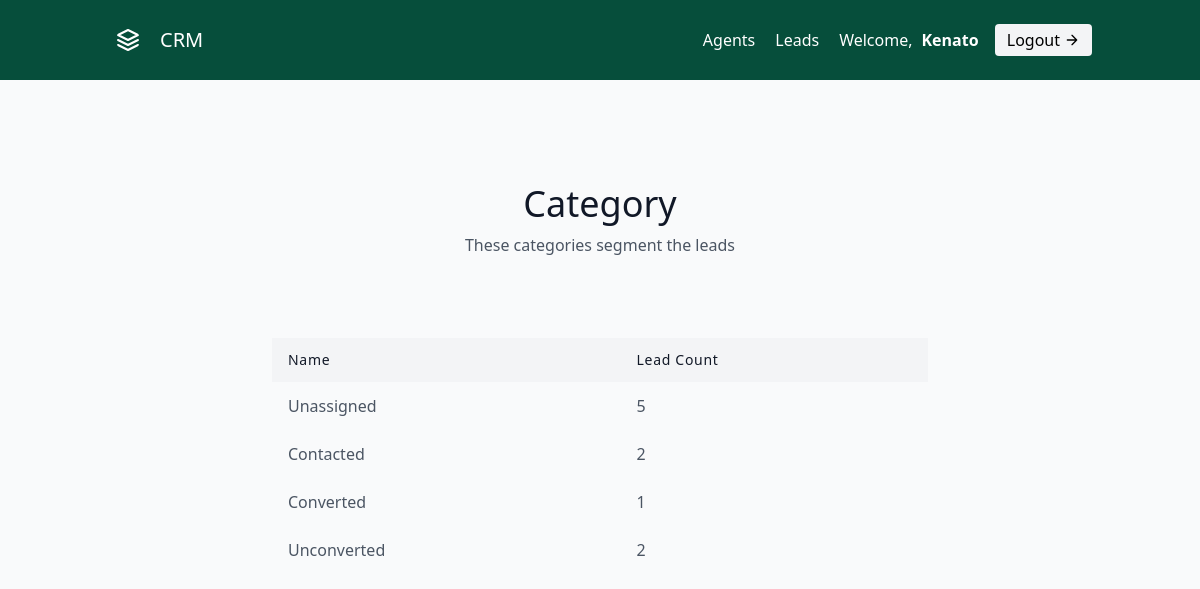
The page /leads/categories/ (signed in) on the database its author committed.
### leads/models.py (models this page shows, shortened)
class User(AbstractUser):
    is_organizer = models.BooleanField(default=True)
    is_agent = models.BooleanField(default=False)

class Category(models.Model):
    name = models.CharField(max_length=30)
    organisation = models.ForeignKey(UserProfile, on_delete=models.CASCADE, default=2)

### leads/views.py (the view)
# urls.py: path('categories/', views.CategoryListView.as_view(), name='category-list'),
class CategoryListView(LoginRequiredMixin, generic.ListView):
    template_name = 'leads/category_list.html'
    context_object_name = "category_list"
    def get_context_data(self, **kwargs):
        context = super(CategoryListView, self).get_context_data(**kwargs)
        user = self.request.user
        if user.is_organizer:
            queryset = Lead.objects.filter(organisation=user.userprofile)
        else:
            queryset = Lead.objects.filter(organisation=user.agent.organisation)
        context.update({
            "ussassigned_lead_count":queryset.filter(category__isnull=True).count(),
            "ussassigned_lead":queryset.filter(category__isnull=True)
        })
        return context
    def get_queryset(self):
        user = self.request.user
        if user.is_organizer:
            queryset = Category.objects.filter(organisation=user.userprofile)
        else:
            queryset = Category.objects.filter(organisation=user.agent.organisation)
        return queryset

### leads/templates/leads/category_list.html (shortened to what this page needs)
{% extends 'base.html' %}
{% block  body %}
    <section class="text-gray-600 body-font">
        <div class="container px-5 py-24 mx-auto">
          <div class="flex flex-col text-center w-full mb-20">
            <h1 class="sm:text-4xl text-3xl font-medium title-font mb-2 text-gray-900">Category</h1>
            <p class="lg:w-2/3 mx-auto leading-relaxed text-base">
                These categories segment the leads
            </p>
          </div>
          <div class="lg:w-2/3 w-full mx-auto overflow-auto">
            <table class="table-auto w-full text-left whitespace-no-wrap">
              <thead>
                <tr>
                  <th class="px-4 py-3 title-font tracking-wider font-medium text-gray-900 text-sm bg-gray-100">Name</th>
                  <th class="px-4 py-3 title-font tracking-wider font-medium text-gray-900 text-sm bg-gray-100">Lead Count</th>
                </tr>
              </thead>
              <tbody>
                <tr>
                    <td class="px-4 py-3"><a href="#">Unassigned</a></td>
                    <td class="px-4 py-3">{{ ussassigned_lead_count }}</td>
                </tr>
                {% for category in category_list %}
                <tr>
                  <td class="px-4 py-3">
                    <a href="{% url 'leads:category-detail' category.pk %}  ">{{ category.name }}</a>
                  </td>
                    <td class="px-4 py-3">{{ category.leads.all.count }}</td>
                </tr>
                {% endfor %}
              </tbody>
            </table>
          </div>
        </div>
      </section>
{% endblock body %}

### templates/navbar.html (shortened to what this page needs)
{% load static %}
<header class="text-gray-600 body-font bg-green-900 px-10 mb-2">
    <div class="container mx-auto flex flex-wrap p-5 flex-col md:flex-row items-center">
      <a href="{% url 'landing-page' %}" class="flex title-font font-medium items-center text-gray-900 mb-4 md:mb-0">
        <svg src="{% static 'images/crm-icon-4.svg' %}" fill="none" stroke="currentColor" stroke-linecap="round" stroke-linejoin="round" stroke-width="2" class="w-10 h-10 text-white p-2 hover:text-gray-500 rounded-full" viewBox="0 0 24 24">
          <path d="M12 2L2 7l10 5 10-5-10-5zM2 17l10 5 10-5M2 12l10 5 10-5"></path>
        </svg>
        <span class="text-white ml-3 hover:text-gray-500 text-xl">CRM</span>
      </a>
      <nav class="md:ml-auto flex flex-wrap items-center text-base justify-center">
            {% if not request.user.is_authenticated %}
              <a href="{% url 'signup' %}" class="text-white mr-5 hover:text-gray-500">Sign up</a>
            {% else %}
              {% if request.user.is_organizer %}
                <a href="{% url 'agents:agent-list' %}" class="text-white mr-5 hover:text-gray-500">Agents</a>
              {% endif %}
              <a href="{% url 'leads:lead-list' %}" class="text-white mr-5 hover:text-gray-500">Leads</a>
            {% endif %}
      </nav>
      {% if request.user.is_authenticated %}
      <span class="text-white">
        Welcome, <span style="margin-left: .3em;"><b>{{ request.user.username|title }}</b></span>
        <a href="{% url 'logout' %}" class="ml-3 inline-flex items-center text-black bg-gray-100 border-0 py-1 px-3 focus:outline-none hover:bg-gray-200 rounded text-base mt-4 md:mt-0">
          Logout
            <svg fill="none" stroke="currentColor" stroke-linecap="round" stroke-linejoin="round" stroke-width="2" class="w-4 h-4 ml-1" viewBox="0 0 24 24">
                <path d="M5 12h14M12 5l7 7-7 7"></path>
            </svg>
        </a>
      </span>
      {% endif %}
    </div>
  </header>

### rows shown on the page
User: user.username "Kenato"
Category: name "Contacted", leads.all.count "2"
Category: name "Converted", leads.all.count "1"
Category: name "Unconverted", leads.all.count "2"

### other values the page prints
{{ ussassigned_lead_count }} "5"
